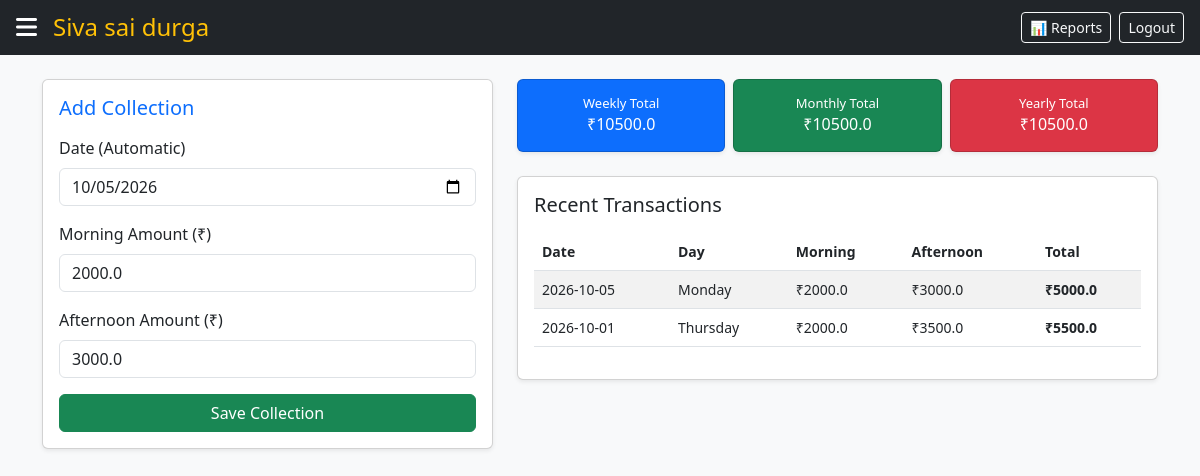
The app's page /dashboard (signed in) with its own data.
### tables this page shows
CREATE TABLE users (
            id INTEGER PRIMARY KEY AUTOINCREMENT,
            shop_name TEXT NOT NULL,
            email TEXT UNIQUE NOT NULL,
            number TEXT NOT NULL,
            password TEXT NOT NULL
        );

CREATE TABLE transactions (
            id INTEGER PRIMARY KEY AUTOINCREMENT,
            user_id INTEGER,
            date TEXT NOT NULL,
            day_name TEXT NOT NULL,
            morning_amount REAL,
            afternoon_amount REAL,
            total_amount REAL,
            pinned INTEGER DEFAULT 0,
            FOREIGN KEY (user_id) REFERENCES users (id)
        );

### app.py (the view, shortened to what this page needs)
@app.route('/dashboard', methods=['GET', 'POST'])
def dashboard():
    if 'user_id' not in session:
        return redirect(url_for('login'))
    user_id = session['user_id']
    conn = get_db_connection()
    user = conn.execute('SELECT * FROM users WHERE id = ?', (user_id,)).fetchone()
    all_records = conn.execute('SELECT * FROM transactions WHERE user_id = ? ORDER BY pinned DESC, date DESC', (user_id,)).fetchall()
    today_date = datetime.now().strftime('%Y-%m-%d')
    weekly_total = sum([row['total_amount'] for row in all_records[:7]]) if all_records else 0
    monthly_total = sum([row['total_amount'] for row in all_records if row['date'][:7] == today_date[:7]]) if all_records else 0
    yearly_total = sum([row['total_amount'] for row in all_records if row['date'][:4] == today_date[:4]]) if all_records else 0
    conn.close()
    return render_template('dashboard.html',
                           shop_name=user['shop_name'],
                           number=user['number'],
                           email=user['email'],
                           today_date=today_date,
                           all_records=all_records,
                           weekly_total=weekly_total,
                           monthly_total=monthly_total,
                           yearly_total=yearly_total)

### app.py (called while the page is built)
def get_db_connection():
    conn = sqlite3.connect('shop_data.db')
    conn.row_factory = sqlite3.Row
    return conn

### templates/dashboard.html (shortened to what this page needs)
<!DOCTYPE html>
<html lang="en">
<head>
    <link href="https://cdn.jsdelivr.net/npm/bootstrap@5.3.0/dist/css/bootstrap.min.css" rel="stylesheet">
    <link rel="stylesheet" href="https://cdnjs.cloudflare.com/ajax/libs/font-awesome/6.0.0/css/all.min.css">
</head>
<body class="bg-light">
    <nav class="navbar navbar-dark bg-dark px-3">
        <div class="d-flex align-items-center">
            <span class="text-white toggle-btn me-3" onclick="toggleSidebar()"><i class="fas fa-bars"></i></span>
            <span class="navbar-brand mb-0 h1 fs-4 text-warning text-truncate" style="max-width: 200px;">{{ shop_name }}</span>
        </div>
        <div>
            <a href="/reports" class="btn btn-outline-light btn-sm me-1">📊 Reports</a>
            <a href="/logout" class="btn btn-outline-light btn-sm">Logout</a>
        </div>
    </nav>
    <div class="container my-4">
        <div class="row g-4">
            <div class="col-12 col-lg-5">
                <div class="card p-3 shadow-sm">
                    <h5 class="text-primary mb-3">Add Collection</h5>
                    <form method="POST">
                        <div class="mb-3">
                            <label class="form-label">Date (Automatic)</label>
                            <input type="date" name="date" id="dateInput" value="{{ today_date }}" class="form-control" required>
                        </div>
                        <div class="mb-3">
                            <label class="form-label">Morning Amount (₹)</label>
                            <input type="number" step="any" name="morning" id="morningInput" class="form-control" placeholder="0.00">
                        </div>
                        <div class="mb-3">
                            <label class="form-label">Afternoon Amount (₹)</label>
                            <input type="number" step="any" name="afternoon" id="afternoonInput" class="form-control" placeholder="0.00">
                        </div>
                        <button type="submit" class="btn btn-success w-100">Save Collection</button>
                    </form>
                </div>
            </div>
            <div class="col-12 col-lg-7">
                <div class="row text-white g-2">
                    <div class="col-4">
                        <a href="/weekly_details" class="text-decoration-none">
                            <div class="card bg-primary p-2 p-md-3 text-center shadow-sm text-white h-100 justify-content-center">
                                <h6 style="font-size: 13px;" class="mb-1">Weekly Total</h6>
                                <h5 class="mb-0 fs-6 fs-md-4">₹{{ weekly_total }}</h5>
                            </div>
                        </a>
                    </div>
                    <div class="col-4">
                        <a href="/monthly_details" class="text-decoration-none">
                            <div class="card bg-success p-2 p-md-3 text-center shadow-sm text-white h-100 justify-content-center">
                                <h6 style="font-size: 13px;" class="mb-1">Monthly Total</h6>
                                <h5 class="mb-0 fs-6 fs-md-4">₹{{ monthly_total }}</h5>
                            </div>
                        </a>
                    </div>
                    <div class="col-4">
                        <a href="/yearly_details" class="text-decoration-none">
                            <div class="card bg-danger p-2 p-md-3 text-center shadow-sm text-white h-100 justify-content-center">
                                <h6 style="font-size: 13px;" class="mb-1">Yearly Total</h6>
                                <h5 class="mb-0 fs-6 fs-md-4">₹{{ yearly_total }}</h5>
                            </div>
                        </a>
                    </div>
                </div>
                <div class="card mt-4 p-3 shadow-sm">
                    <h5>Recent Transactions</h5>
                    <div class="table-responsive">
                        <table class="table table-striped mt-2 align-middle" style="font-size: 14px;">
                            <thead>
                                <tr>
                                    <th>Date</th>
                                    <th>Day</th>
                                    <th>Morning</th>
                                    <th>Afternoon</th>
                                    <th>Total</th>
                                </tr>
                            </thead>
                            <tbody>
                                {% for row in all_records[:5] %}
                                <tr>
                                    <td>{{ row['date'] }}</td>
                                    <td>{{ row['day_name'] }}</td>
                                    <td>₹{{ row['morning_amount'] }}</td>
                                    <td>₹{{ row['afternoon_amount'] }}</td>
                                    <td><strong>₹{{ row['total_amount'] }}</strong></td>
                                </tr>
                                {% endfor %}
                            </tbody>
                        </table>
                    </div>
                </div>
            </div>
        </div>
    </div>
</body>
</html>

### templates/dashboard.html (style rules this page uses)
.toggle-btn { font-size: 24px; cursor: pointer; }

### records on screen
users: shop_name "Siva sai durga"
transactions: date "2026-10-05", day_name "Monday", morning_amount "2000.0", afternoon_amount "3000.0", total_amount "5000.0"
transactions: date "2026-10-01", day_name "Thursday", morning_amount "2000.0", afternoon_amount "3500.0", total_amount "5500.0"

### other values on screen
{{ weekly_total }} "10500.0"
{{ monthly_total }} "10500.0"
{{ yearly_total }} "10500.0"
